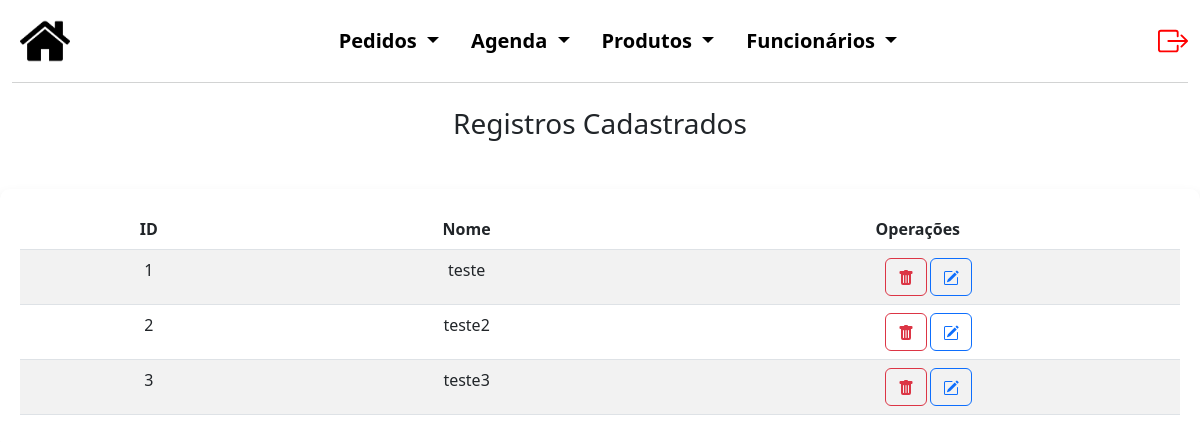
The app's page /produto/categoria.php (signed in) with its own data.
### tables this page shows
CREATE TABLE `categoria` (
  `codCat` int(5) NOT NULL,
  `nome` varchar(50) NOT NULL
);

### produto/categoria.php (the view, shortened to what this page needs)
<?php
$conexao = novaConexao();
$registros = [];
$erro = false;
try {
    $sql = "SELECT * FROM categoria";
    $stmt = $conexao->prepare($sql);
    $stmt->execute();
    $registros = $stmt->fetchAll(PDO::FETCH_ASSOC);
} catch (PDOException $e) {
    $erro = true;
    echo "Erro: " . $e->getMessage();
}
?>
<!DOCTYPE html>
<html lang="pt-BR">
<head>
    <link href="https://cdn.jsdelivr.net/npm/bootstrap@5.3.0/dist/css/bootstrap.min.css" rel="stylesheet">
    <link rel="stylesheet" href="../style.css">
</head>
<body>
    <div class="container-fluid cabecalho">
        <nav class="navbar navbar-light navbar-expand-md" style="background-color: #FFFF;">
            <a class="nav justify-content-start m-2" href="../admInicial.php">
                <img src="../img/back.png">
            </a>
            <div class="collapse navbar-collapse justify-content-center" id="navegacao">
                <ul class="nav nav-pills justify-content-center listas">
                    <li class="nav-item dropdown">
                        <a class="nav-link dropdown-toggle cor_fonte" href="#" id="navbarDropdownMenuLink"
                            data-bs-toggle="dropdown" aria-haspopup="true" aria-expanded="false">
                            Pedidos
                        </a>
                    </li>
                    <li class="nav-item dropdown">
                        <a class="nav-link dropdown-toggle cor_fonte" href="#" id="navbarDropdownMenuLink"
                            data-bs-toggle="dropdown" aria-haspopup="true" aria-expanded="false">
                            Agenda
                        </a>
                    </li>
                    <li class="nav-item dropdown">
                        <a class="nav-link dropdown-toggle cor_fonte" href="#" id="navbarDropdownMenuLink"
                            data-bs-toggle="dropdown" aria-haspopup="true" aria-expanded="false">
                            Produtos
                        </a>
                    </li>
                    <li class="nav-item dropdown">
                        <a class="nav-link dropdown-toggle cor_fonte" href="#" id="navbarDropdownMenuLink"
                            data-bs-toggle="dropdown" aria-haspopup="true" aria-expanded="false">
                            Funcionários
                        </a>
                    </li>
                </ul>
            </div>
            <a href="../logout.php" class="nav-link justify-content-end" style="color: red;">
            </a>
        </nav>
    </div>
    <h3 class="text-center mb-5">Registros Cadastrados</h3>
    <?php if ($erro): ?>
        <div class="alert alert-danger" role="alert">
            Não foi possível carregar os dados.
        </div>
    <?php else: ?>
        <div class="container consContainer">
            <table class="table table-striped">
                <thead>
                    <tr>
                        <th>
                            <div class="row justify-content-center text-center titleCons">
                                ID
                            </div>
                        </th>
                        <th>
                            <div class="row justify-content-center text-center titleCons">
                                Nome
                            </div>
                        </th>
                        <th>
                            <div class="row justify-content-center text-center titleCons">
                                Operações
                            </div>
                        </th>
                    </tr>
                </thead>
                <tbody>
                    <?php foreach ($registros as $registro): ?>
                        <tr>
                            <td>
                                <div class="row justify-content-center registro">
                                    <?php echo ($registro['codCat']); ?>
                                </div>
                            </td>
                            <td>
                                <div class="row justify-content-center registro">
                                    <?php echo ($registro['nome']); ?>
                                </div>
                            </td>
                            <td>
                                <div class="row text-center justify-content-center operacoes">
                                    <div class="col-1 oprBtn">
                                        <form method="POST">
                                            <button type="submit" name="delete" class="btn btn-outline-danger">
                                            </button>
                                        </form>
                                    </div>
                                    <div class="col-1 oprBtn">
                                        <form method="POST">
                                            <button type="submit" name="edit" class="btn btn-outline-primary">
                                            </button>
                                        </form>
                                    </div>
                                </div>
                            </td>
                        </tr>
                    <?php endforeach; ?>
                </tbody>
            </table>
        </div>
    <?php endif; ?>
</body>
</html>

### style.css (style rules this page uses)
.cabecalho { margin-bottom: 2%; }
.cor_fonte { color: black; font-weight: bold; text-decoration: none; font-size: 20px; }
.cabecalho img { height: 50px; }
#navbarDropdownMenuLink { background-color: #ffffff; }
nav { border-bottom: 1px solid rgb(210, 211, 211); }
.nav-item.dropdown .nav-link { color: black }
.consContainer { max-width: 1580px; margin: auto; padding: 20px; border-radius: 10px; box-shadow: 0.5px 10px 15px rgba(0, 0, 0, 0.2); }
.titleCons { margin-left: 15px; margin-right: 15px; }
.registro { margin-left: 10px; margin-right: 10px }

### records on screen
categoria: codCat "1", nome "teste"
categoria: codCat "2", nome "teste2"
categoria: codCat "3", nome "teste3"
